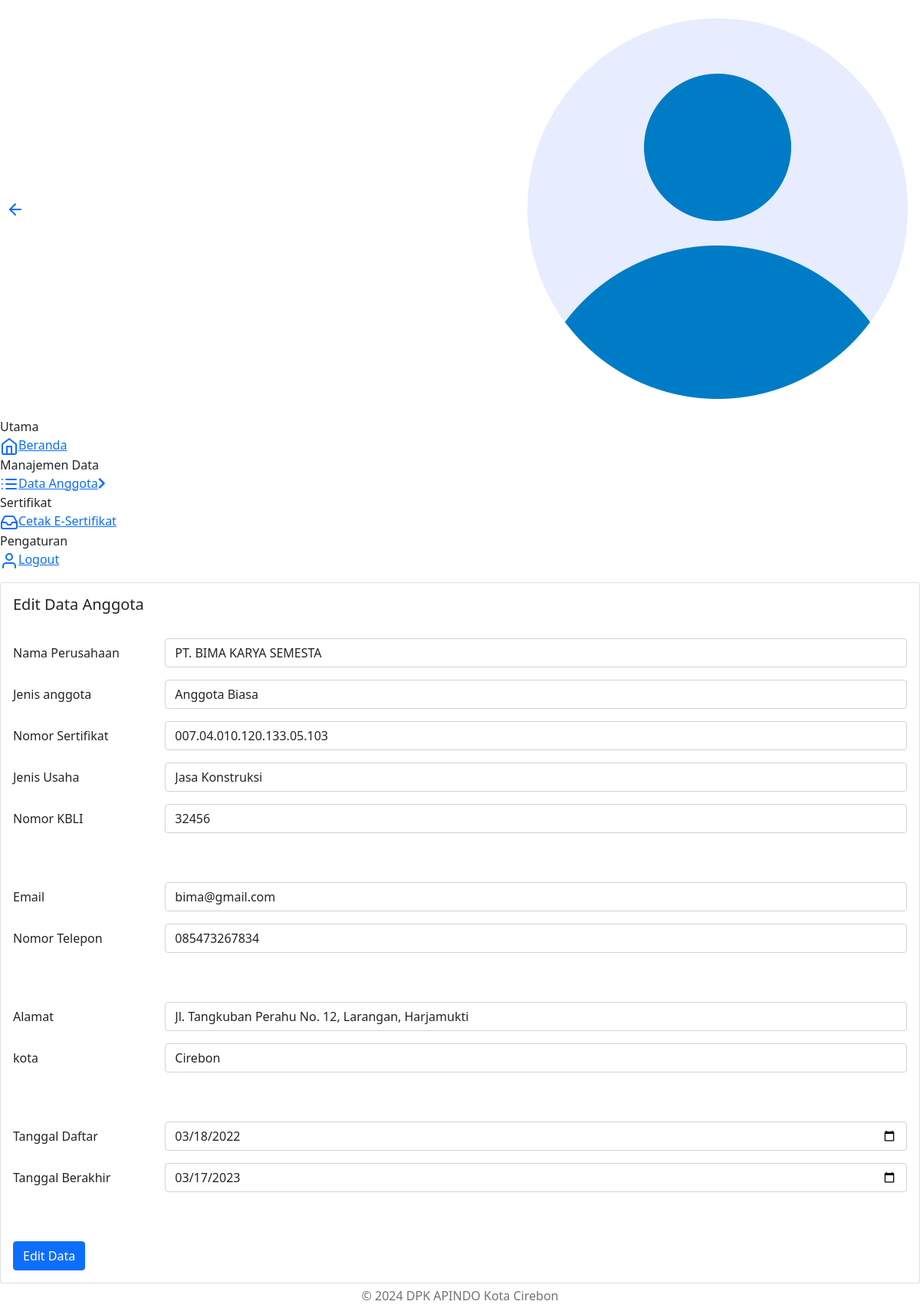
Page /admin.php?halaman=list-data&hal=editdata&id_perusahaan=1 (signed in) on the committed database.
### tables this page shows
CREATE TABLE `tbl_perusahaan` (
  `id_perusahaan` int(11) NOT NULL,
  `nama_perusahaan` varchar(50) NOT NULL,
  `jenis_anggota` varchar(30) NOT NULL,
  `no_sertifikat` varchar(30) NOT NULL,
  `email` varchar(30) NOT NULL,
  `no_telp` varchar(15) NOT NULL,
  `alamat` text NOT NULL,
  `kota` varchar(30) NOT NULL,
  `jenis_usaha` varchar(50) NOT NULL,
  `no_kbli` int(11) NOT NULL,
  `tgl_masuk` date NOT NULL,
  `tgl_berakhir` date NOT NULL
);

### admin.php (called while the page is built, shortened)
<?php
  include "config/koneksi.php";
  include "template/header.php";
  include "template/sidebar.php";
  include "content.php";
  include "template/footer.php";
?>

### config/koneksi.php (called while the page is built)
<?php
$server = "localhost";
$user = "root";
$pass =  "";
$database = "db_esertifikat_apindo";
$koneksi = mysqli_connect($server, $user, $pass, $database) or die(mysqli_error($koneksi));
function query($query) {
    global $koneksi;
    $result = mysqli_query($koneksi, $query);
    while( $row = mysqli_fetch_assoc($result) ){
        $rows[] = $row;
    }
    return $rows;
}
?>

### halaman/edit-data.php (the view, shortened to what this page needs)
<div class="page-content">
  <div class="main-wrapper">
    <div class="row">
      <div class="col">
        <div class="card ">
          <div class="card-body">
            <?php
              $id = $_GET['id_perusahaan'];
              $data_prs = query("SELECT * FROM tbl_perusahaan WHERE id_perusahaan = $id")[0];
            ?>
            <h5 class="card-title">Edit Data Anggota</h5>
            <form action="" method="post">
                <br>
                <div class="row mb-3">
                  <label for="nama_perusahaan" class="col-sm-2 col-form-label">Nama Perusahaan</label>
                  <div class="col-sm-10">
                    <input type="text" class="form-control" id="nama_perusahaan" name="nama_perusahaan" value="<?=$data_prs['nama_perusahaan']?>" required>
                  </div>
                </div>
                <div class="row mb-3">
                  <label for="jenis_anggota" class="col-sm-2 col-form-label">Jenis anggota</label>
                  <div class="col-sm-10">
                    <input type="text" class="form-control" id="jenis_anggota" name="jenis_anggota" value="<?=$data_prs['jenis_anggota']?>" required>
                  </div>
                </div>
                <div class="row mb-3">
                  <label for="no_sertifikat" class="col-sm-2 col-form-label">Nomor Sertifikat</label>
                  <div class="col-sm-10">
                    <input type="text" class="form-control" id="no_sertifikat" name="no_sertifikat" value="<?=$data_prs['no_sertifikat']?>" required>
                  </div>
                </div>
                <div class="row mb-3">
                  <label for="jenis_usaha" class="col-sm-2 col-form-label">Jenis Usaha</label>
                  <div class="col-sm-10">
                    <input type="text" class="form-control" id="jenis_usaha" name="jenis_usaha" value="<?=$data_prs['jenis_usaha']?>" required>
                  </div>
                </div>
                <div class="row mb-3">
                  <label for="no_kbli" class="col-sm-2 col-form-label">Nomor KBLI</label>
                  <div class="col-sm-10">
                    <input type="text" class="form-control" id="no_kbli" name="no_kbli" value="<?=$data_prs['no_kbli']?>" required>
                  </div>
                </div>
                <br>
                <br>
                <div class="row mb-3">
                  <label for="email" class="col-sm-2 col-form-label">Email</label>
                  <div class="col-sm-10">
                    <input type="email" class="form-control" id="email" name="email" value="<?=$data_prs['email']?>">
                  </div>
                </div>
                <div class="row mb-3">
                  <label for="no_telp" class="col-sm-2 col-form-label">Nomor Telepon</label>
                  <div class="col-sm-10">
                    <input type="text" class="form-control" id="no_telp" name="no_telp" value="<?=$data_prs['no_telp']?>">
                  </div>
                </div>
                <br>
                <br>
                <div class="row mb-3">
                  <label for="alamat" class="col-sm-2 col-form-label">Alamat</label>
                  <div class="col-sm-10">
                    <input type="text" class="form-control" id="alamat" name="alamat" value="<?=$data_prs['alamat']?>" required>
                  </div>
                </div>
                <div class="row mb-3">
                  <label for="kota" class="col-sm-2 col-form-label">kota</label>
                  <div class="col-sm-10">
                    <input type="text" class="form-control" id="kota" name="kota" value="<?=$data_prs['kota']?>" required>
                  </div>
                </div>
                <br>
                <br>
                <div class="row mb-3">
                  <label for="tgl_masuk" class="col-sm-2 col-form-label">Tanggal Daftar</label>
                  <div class="col-sm-10">
                    <input type="date" class="form-control" id="tgl_masuk" name="tgl_masuk" value="<?=$data_prs['tgl_masuk']?>" required>
                  </div>
                </div>
                <div class="row mb-3">
                  <label for="tgl_berakhir" class="col-sm-2 col-form-label">Tanggal Berakhir</label>
                  <div class="col-sm-10">
                    <input type="date" class="form-control" id="tgl_berakhir" name="tgl_berakhir" value="<?=$data_prs['tgl_berakhir']?>" required>
                  </div>
                </div>
                <br>
                <br>
                <button type="submit" class="btn btn-primary" name="submit">Edit Data</button>
            </form>
          </div>
        </div>
      </div>
    </div>
    <p class="mt-1 mb-1 text-muted text-center">&copy; <?=date('Y')?> DPK APINDO Kota Cirebon</p>
  </div>
</div>

### rows in the picture
tbl_perusahaan: nama_perusahaan "PT. BIMA KARYA SEMESTA", jenis_anggota "Anggota Biasa", no_sertifikat "007.04.010.120.133.05.103", jenis_usaha "Jasa Konstruksi", no_kbli "32456", email "bima@gmail.com", no_telp "085473267834", alamat "Jl. Tangkuban Perahu No. 12, Larangan, Harjamukti", kota "Cirebon", tgl_masuk "03/18/2022", tgl_berakhir "03/17/2023"
